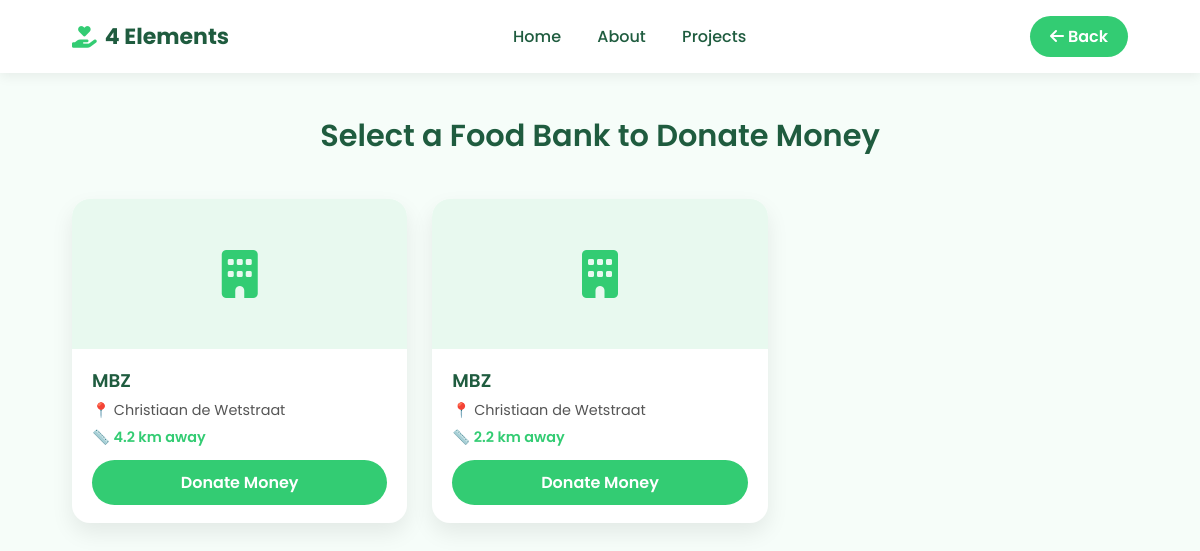
Before: /donate/select-bank with the older database file.
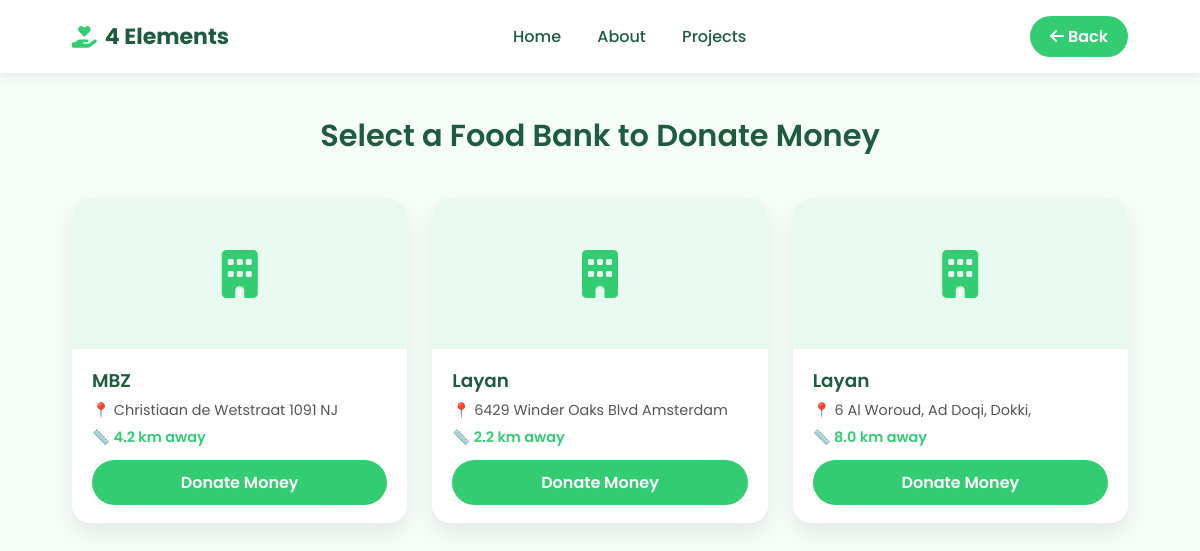
After: the same page with the newer database file.
### tables this page shows
CREATE TABLE donors (
            id INTEGER PRIMARY KEY AUTOINCREMENT,
            name TEXT NOT NULL,
            email TEXT UNIQUE NOT NULL,
            password TEXT NOT NULL,
            food_bank_name TEXT NOT NULL,
            address TEXT NOT NULL,
            latitude REAL,
            longitude REAL
        , food_received INTEGER DEFAULT 0, food_donations INTEGER DEFAULT 0);

### app.py (the view)
@app.route("/donate/select-bank")
def select_bank_money():
    conn = sqlite3.connect("database.db")
    c = conn.cursor()
    c.execute("SELECT id, food_bank_name, address FROM donors")
    rows = c.fetchall()
    conn.close()
    banks = []
    for row in rows:
        distance = round(random.uniform(0.5, 12.0), 1)
        banks.append((row[0], row[1], row[2], distance))
    return render_template("money_select_bank.html", banks=banks)

### templates/money_select_bank.html (shortened to what this page needs)
<!DOCTYPE html>
<html lang="en">
<head>
    <link rel="stylesheet" href="https://cdnjs.cloudflare.com/ajax/libs/font-awesome/6.7.2/css/all.min.css">
</head>
<body>
    <header>
        <div class="logo">
            <i class="fa-solid fa-hand-holding-heart"></i> 4 Elements
        </div>
        <nav>
            <a href="{{ url_for('home') }}">Home</a>
            <a href="{{ url_for('about') }}">About</a>
            <a href="{{ url_for('projects') }}">Projects</a>
        </nav>
        <a href="{{ url_for('contribution') }}" class="back-btn">
            <i class="fa-solid fa-arrow-left"></i> Back
        </a>
    </header>
    <h1>Select a Food Bank to Donate Money</h1>
    <div class="bank-grid">
        {% for bank in banks %}
        <div class="bank-card">
            {% if bank[4] %}
            <div class="bank-img" style="background-image:url('{{ bank[4] }}');"></div>
            {% else %}
            <div class="avatar">
                <i class="fa-solid fa-building"></i>
            </div>
            {% endif %}
            <div class="bank-content">
                <div class="bank-title">{{ bank[1] }}</div>
                <div class="bank-address">📍 {{ bank[2] }}</div>
                <div class="bank-distance">📏 {{ bank[3] }} km away</div>
                <a href="{{ url_for('donate_money_bank', donor_id=bank[0]) }}" class="donate-btn">
                    Donate Money
                </a>
            </div>
        </div>
        {% endfor %}
    </div>
</body>
</html>

### templates/money_select_bank.html (style rules this page uses)
:root { --main-green: #33cc73; --dark-green: #1f5c3f; --light-bg: #f6fdf9; --gray: #555; }
* { box-sizing: border-box; }
body { background: var(--light-bg); font-family: "Poppins", sans-serif; margin: 0; padding: 0; }
header { background: #fff; padding: 16px 6%; display: flex; justify-content: space-between; align-items: center; box-shadow: 0 3px 12px rgba(0, 0, 0, 0.07); position: sticky; top: 0; z-index: 200; }
.logo { font-weight: 700; color: var(--dark-green); font-size: 22px; display: flex; align-items: center; }
.logo i { margin-right: 8px; color: var(--main-green); }
nav a { margin: 0 16px; text-decoration: none; color: var(--dark-green); font-weight: 500; transition: 0.25s ease; }
.back-btn { padding: 8px 20px; background: var(--main-green); color: #fff; text-decoration: none; border-radius: 25px; font-weight: 600; transition: 0.25s; }
h1 { text-align: center; margin-top: 40px; color: var(--dark-green); font-weight: 600; font-size: 1.9rem; animation: fadeInDown 0.7s ease; }
.bank-grid { margin: 40px 6%; display: grid; grid-template-columns: repeat(auto-fill, minmax(280px, 1fr)); gap: 25px; }
.bank-card { background: #fff; border-radius: 18px; box-shadow: 0 10px 22px rgba(0, 0, 0, 0.08); overflow: hidden; transition: 0.25s ease; cursor: pointer; animation: fadeUp 0.6s ease; }
.avatar { height: 150px; background: #e8f9ef; display: flex; justify-content: center; align-items: center; font-size: 3rem; color: var(--main-green); }
.bank-content { padding: 18px 20px; }
.bank-title { font-size: 1.15rem; font-weight: 600; color: var(--dark-green); }
.bank-address { font-size: 0.9rem; color: var(--gray); margin: 6px 0; }
.bank-distance { font-size: 0.9rem; color: var(--main-green); font-weight: 600; margin-bottom: 12px; }
.donate-btn { display: inline-block; width: 100%; padding: 10px 0; background: var(--main-green); color: #fff; border-radius: 25px; font-weight: 600; text-decoration: none; transition: 0.25s ease; text-align: center; }

Changed rows visible on the page:
changed donors "MBZ": address "Christiaan de Wetstraat" → "Christiaan de Wetstraat 1091 NJ"
changed donors: food_bank_name "MBZ" → "Layan"; address "Christiaan de Wetstraat" → "6429 Winder Oaks Blvd Amsterdam"
added donors: food_bank_name "Layan", address "6 Al Woroud, Ad Doqi, Dokki,", bank "8.0"
